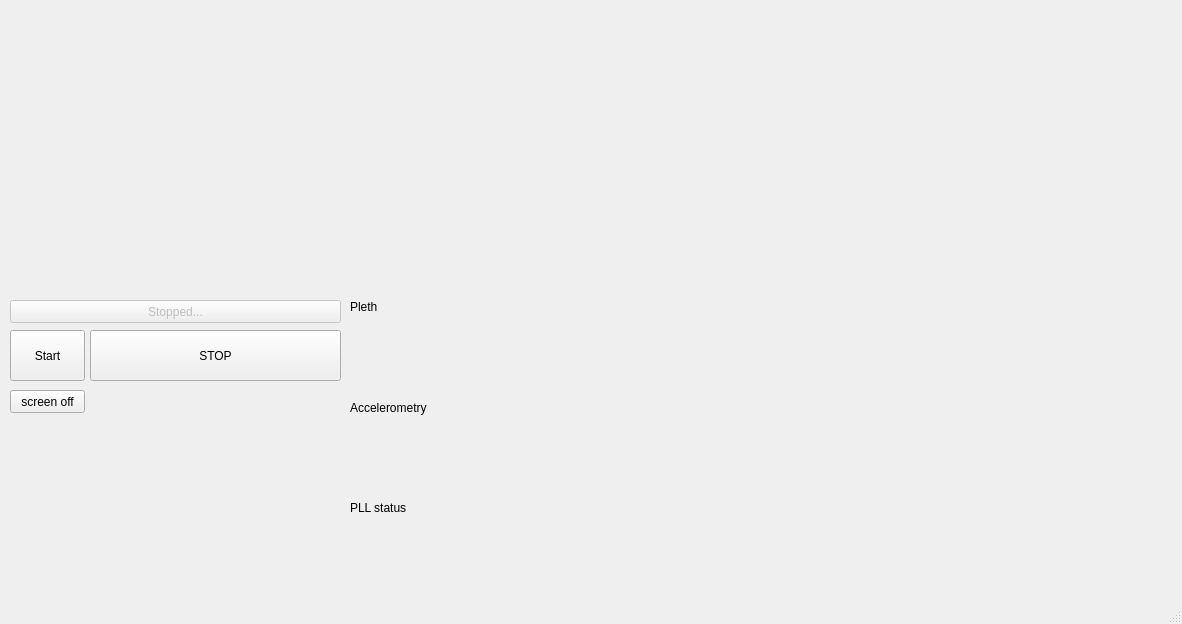
<?xml version="1.0" encoding="UTF-8"?>
<ui version="4.0">
 <class>MainWindow</class>
 <widget class="QMainWindow" name="MainWindow">
  <property name="geometry">
   <rect>
    <x>0</x>
    <y>0</y>
    <width>1182</width>
    <height>624</height>
   </rect>
  </property>
  <property name="sizePolicy">
   <sizepolicy hsizetype="Fixed" vsizetype="Fixed">
    <horstretch>0</horstretch>
    <verstretch>0</verstretch>
   </sizepolicy>
  </property>
  <property name="windowTitle">
   <string>CLAS at Home</string>
  </property>
  <widget class="QWidget" name="centralwidget">
   <widget class="QWidget" name="timeseries_widget" native="true">
    <property name="geometry">
     <rect>
      <x>10</x>
      <y>10</y>
      <width>1161</width>
      <height>281</height>
     </rect>
    </property>
   </widget>
   <widget class="QPushButton" name="btn_start">
    <property name="geometry">
     <rect>
      <x>10</x>
      <y>330</y>
      <width>75</width>
      <height>51</height>
     </rect>
    </property>
    <property name="text">
     <string>Start</string>
    </property>
   </widget>
   <widget class="QPushButton" name="btn_stop">
    <property name="geometry">
     <rect>
      <x>90</x>
      <y>330</y>
      <width>251</width>
      <height>51</height>
     </rect>
    </property>
    <property name="text">
     <string>STOP</string>
    </property>
   </widget>
   <widget class="QPushButton" name="status">
    <property name="enabled">
     <bool>false</bool>
    </property>
    <property name="geometry">
     <rect>
      <x>10</x>
      <y>300</y>
      <width>331</width>
      <height>23</height>
     </rect>
    </property>
    <property name="text">
     <string>Stopped...</string>
    </property>
    <property name="default">
     <bool>false</bool>
    </property>
    <property name="flat">
     <bool>false</bool>
    </property>
   </widget>
   <widget class="QWidget" name="pleth_widget" native="true">
    <property name="geometry">
     <rect>
      <x>350</x>
      <y>310</y>
      <width>671</width>
      <height>80</height>
     </rect>
    </property>
   </widget>
   <widget class="QLabel" name="label_2">
    <property name="geometry">
     <rect>
      <x>350</x>
      <y>300</y>
      <width>47</width>
      <height>13</height>
     </rect>
    </property>
    <property name="text">
     <string>Pleth</string>
    </property>
   </widget>
   <widget class="QLabel" name="label_3">
    <property name="geometry">
     <rect>
      <x>350</x>
      <y>400</y>
      <width>101</width>
      <height>16</height>
     </rect>
    </property>
    <property name="text">
     <string>Accelerometry</string>
    </property>
   </widget>
   <widget class="QWidget" name="accl_widget" native="true">
    <property name="geometry">
     <rect>
      <x>350</x>
      <y>420</y>
      <width>671</width>
      <height>80</height>
     </rect>
    </property>
   </widget>
   <widget class="QLabel" name="label_4">
    <property name="geometry">
     <rect>
      <x>350</x>
      <y>500</y>
      <width>71</width>
      <height>16</height>
     </rect>
    </property>
    <property name="text">
     <string>PLL status</string>
    </property>
   </widget>
   <widget class="QWidget" name="pll_widget" native="true">
    <property name="geometry">
     <rect>
      <x>350</x>
      <y>520</y>
      <width>671</width>
      <height>80</height>
     </rect>
    </property>
   </widget>
   <widget class="QPushButton" name="btn_screenoff">
    <property name="geometry">
     <rect>
      <x>10</x>
      <y>390</y>
      <width>75</width>
      <height>23</height>
     </rect>
    </property>
    <property name="text">
     <string>screen off</string>
    </property>
   </widget>
  </widget>
  <widget class="QStatusBar" name="statusbar"/>
 </widget>
 <resources/>
 <connections/>
</ui>
